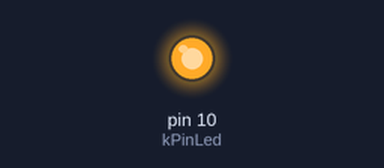
This sketch was run on a simulated Arduino Uno, built with avr-gcc and run on an emulated ATmega328P. On the bench: output pins drawn as LEDs (lit = HIGH).

Above: at 0.4 s.
At 10.5 s:
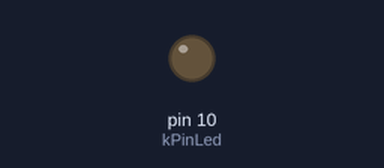
Timing chart, 0 to 14.3 s (numbered marks = the images above):
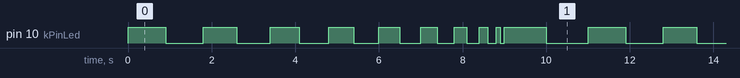

Measured:
- by itself, pin 10 (kPinLed): repeats every 11.0 s: LOW 0.90 s, HIGH 0.80 s, LOW 0.80 s, HIGH 0.70 s, LOW 0.70 s, HIGH 0.60 s, LOW 0.60 s, HIGH 0.50 s, LOW 0.50 s, HIGH 0.40 s, LOW 0.40 s, HIGH 0.30 s, LOW 0.30 s, HIGH 0.20 s, LOW 0.20 s, HIGH 0.10 s, LOW 0.10 s, HIGH 1.0 s, LOW 1.0 s, HIGH 0.90 s
- by itself, everything shown: repeats every 11.0 s, in 20 steps

The sketch:

if.ino
```cpp
const int kPinLed = 10;
int delayTime = 1000;
 void setup()
 {
  pinMode(kPinLed, OUTPUT);
 }

void loop()
{

 if(delayTime <= 0){ // If the delay time is zero or less, reset it.
   delayTime = 1000;
 }else{
   delayTime = delayTime - 100;
 }
 digitalWrite(kPinLed, HIGH);
 delay(delayTime);
 digitalWrite(kPinLed, LOW);
 delay(delayTime);
}
```
